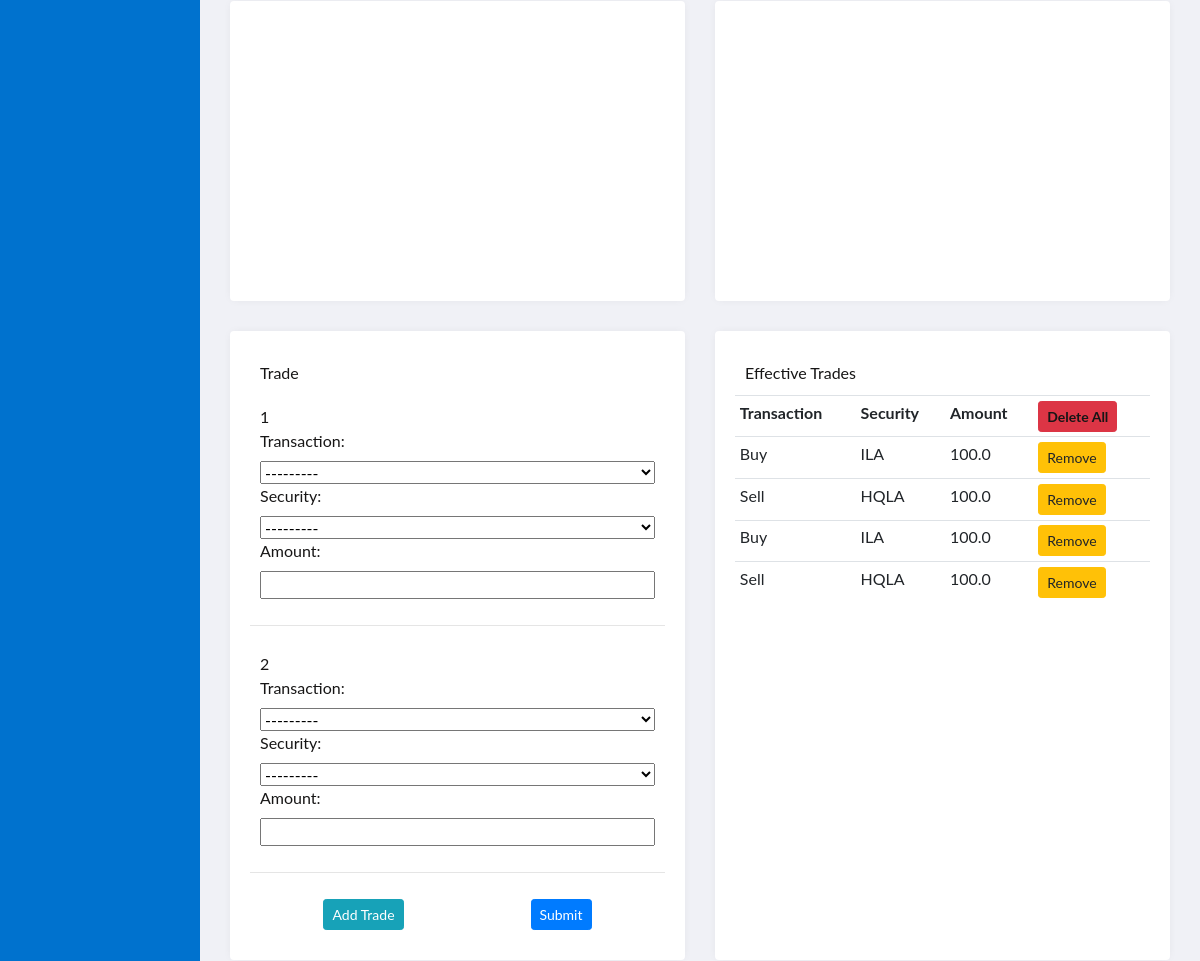
Page / (signed in, middle part) on the earlier database version.
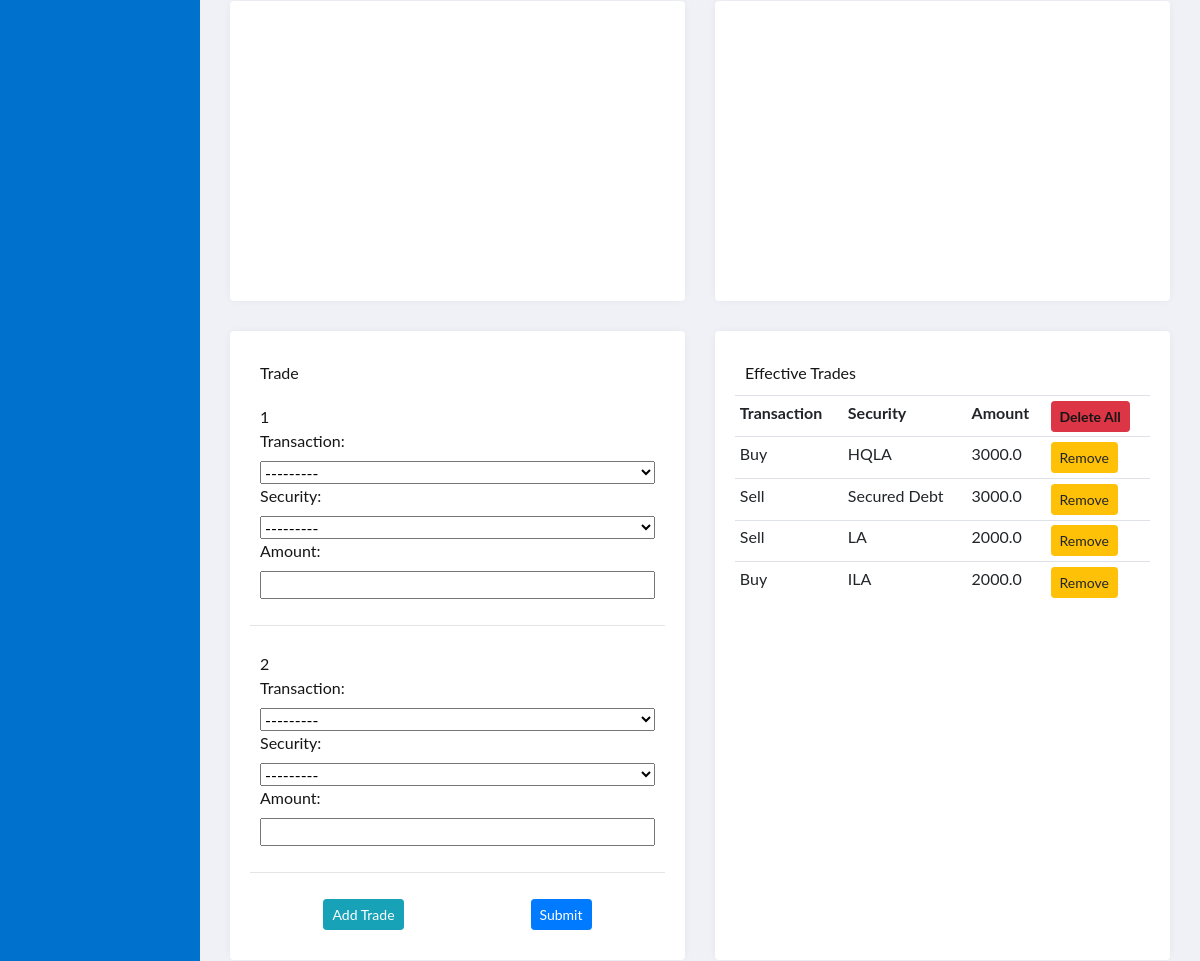
Same page on the later database version.
### fund/models.py (models this page shows, shortened)
class Trade(models.Model):
    CODE = (
        ("Buy", "Buy"),
        ("Sell", "Sell")
    )
    CLASSIFICATION = (
        ("HQLA", "HQLA"),
        ("LA", "LA"),
        ("ILA", "ILA"),
        ("Secured Debt", "Secured Debt"),
        ("Unsecured Debt", "Unsecured Debt"),
        ("Synthetics", "Synthetics")
    )
    user = models.ForeignKey(User, on_delete=models.CASCADE, related_name='trade_user')
    transaction = models.CharField(max_length=50, choices=CODE)
    security = models.CharField(max_length=50, choices=CLASSIFICATION)
    amount = models.FloatField()

### fund/views.py (the view)
# urls.py: path("", views.scenarios, name="scenarios"),
def scenarios(request):
    add_trade_form = request.GET.get("add")
    if add_trade_form is None:
        TradeFormSet = inlineformset_factory(User, Trade, fields=("transaction", "security", "amount"), can_delete = False, max_num=2)
    else:
        TradeFormSet = inlineformset_factory(User, Trade, fields=("transaction", "security", "amount"), can_delete = False, extra=int(add_trade_form)+1)
    userid = request.user.id
    if userid:
        user = User.objects.get(id=userid)
        extrade = Trade.objects.filter(user=user)
    else:
        extrade = []
    formset_empty = TradeFormSet()
    if request.method == "POST":
        formset = TradeFormSet(request.POST, instance=user)
        print(formset)
        if formset.is_valid():
            formset.save()
        return redirect("scenarios")
    else:
        return render(request, "fund/scenarios.html", {
            "formset_empty":formset_empty,
            "extrade":extrade
            })

### fund/templates/fund/scenarios.html (shortened to what this page needs)
{% extends "fund/main_page.html" %}
{% load static %}
{% block content %}
    <section class="grid">
        <article class="grid-chart">
            <div class="grid-cell">
                <div id="liqImpact"></div>
            </div>
        </article>
        <article class="grid-chart">
            <div class="grid-cell">
                <div id="levImpact"></div>
            </div>
        </article>
        <article class="grid-group">
            <div class="grid-cell">
                <div class="trade-form-wrapper">
                    <div class="trade-form">Trade</div>
                        <form class="form" action="{% url 'scenarios' %}" method="POST">
                            {% for form in formset_empty %}
                                <div class="formset">
                                    <aside id="num_forms"> {{ forloop.counter }}</aside>
                                    {{form}}
                                </div>
                                <hr>
                            {% endfor %}
                            <div id="button-wrapper">
                                <a id="add_form" href="#" class="btn btn-sm btn-info" name="Add">Add Trade</a>
                                <input id="submit-form" type="submit" class="btn btn-sm btn-primary" name="Submit">
                            </div>
                        </form>
                </div>
            </div>
        </article>
        <article class="grid-group">
            <div class="grid-cell">
                <div class="effective-trades">
                    <div>Effective Trades</div>
                        <table class="table table-sm">
                            <tr>
                                <th>Transaction</th>
                                <th>Security</th>
                                <th>Amount</th>
                                <th>
                                    <a href="{% url 'remove_all' %}" class="btn btn-sm btn-danger"><strong>Delete All</strong></a>
                                </th>
                            </tr>
                            {% for trade in extrade %}
                            <tr>
                                <td>{{trade.transaction}}</td>
                                <td>{{trade.security}}</td>
                                <td>{{trade.amount}}</td>
                                <td>
                                    <a href="{% url 'remove' trade.id %}" class="btn btn-sm btn-warning">Remove</a>
                                </td>
                            </tr>
                            {% endfor %}
			            </table>
                </div>
            </div>
        </article>
    </section>
{% endblock %}

Differences in the rows shown:
removed Trade: transaction "Buy", security "ILA", amount "100.0"
removed Trade: transaction "Sell", security "HQLA", amount "100.0"
removed Trade: transaction "Buy", security "ILA", amount "100.0"
removed Trade: transaction "Sell", security "HQLA", amount "100.0"
added Trade: transaction "Buy", security "HQLA", amount "3000.0"
added Trade: transaction "Sell", security "Secured Debt", amount "3000.0"
added Trade: transaction "Sell", security "LA", amount "2000.0"
added Trade: transaction "Buy", security "ILA", amount "2000.0"
